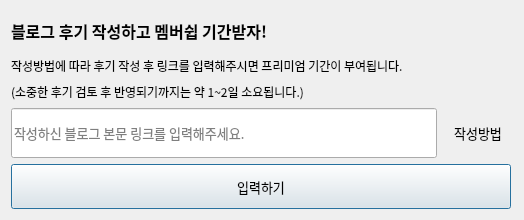
<?xml version="1.0" encoding="UTF-8"?>
<ui version="4.0">
 <class>Dialog</class>
 <widget class="QDialog" name="Dialog">
  <property name="geometry">
   <rect>
    <x>0</x>
    <y>0</y>
    <width>524</width>
    <height>220</height>
   </rect>
  </property>
  <property name="sizePolicy">
   <sizepolicy hsizetype="Preferred" vsizetype="Preferred">
    <horstretch>0</horstretch>
    <verstretch>0</verstretch>
   </sizepolicy>
  </property>
  <property name="minimumSize">
   <size>
    <width>524</width>
    <height>220</height>
   </size>
  </property>
  <property name="maximumSize">
   <size>
    <width>524</width>
    <height>220</height>
   </size>
  </property>
  <property name="font">
   <font>
    <family>KoPubWorld돋움체 Medium</family>
    <pointsize>10</pointsize>
   </font>
  </property>
  <property name="windowTitle">
   <string>Dialog</string>
  </property>
  <layout class="QGridLayout" name="gridLayout">
   <item row="0" column="0">
    <layout class="QVBoxLayout" name="verticalLayout">
     <item>
      <widget class="QLabel" name="label">
       <property name="font">
        <font>
         <family>KoPubWorld돋움체 Bold</family>
         <pointsize>12</pointsize>
         <weight>75</weight>
         <bold>true</bold>
        </font>
       </property>
       <property name="text">
        <string>블로그 후기 작성하고 멤버쉽 기간받자!</string>
       </property>
      </widget>
     </item>
     <item>
      <widget class="QLabel" name="label_2">
       <property name="maximumSize">
        <size>
         <width>16777215</width>
         <height>20</height>
        </size>
       </property>
       <property name="font">
        <font>
         <family>KoPubWorld돋움체 Light</family>
         <pointsize>9</pointsize>
        </font>
       </property>
       <property name="text">
        <string>작성방법에 따라 후기 작성 후 링크를 입력해주시면 프리미엄 기간이 부여됩니다. </string>
       </property>
      </widget>
     </item>
     <item>
      <widget class="QLabel" name="label_4">
       <property name="maximumSize">
        <size>
         <width>16777215</width>
         <height>20</height>
        </size>
       </property>
       <property name="font">
        <font>
         <family>KoPubWorld돋움체 Light</family>
         <pointsize>9</pointsize>
        </font>
       </property>
       <property name="text">
        <string>(소중한 후기 검토 후 반영되기까지는 약 1~2일 소요됩니다.)</string>
       </property>
      </widget>
     </item>
     <item>
      <layout class="QHBoxLayout" name="horizontalLayout">
       <item>
        <widget class="QLineEdit" name="lineEdit">
         <property name="minimumSize">
          <size>
           <width>0</width>
           <height>50</height>
          </size>
         </property>
         <property name="inputMask">
          <string/>
         </property>
         <property name="text">
          <string/>
         </property>
         <property name="frame">
          <bool>true</bool>
         </property>
         <property name="placeholderText">
          <string>작성하신 블로그 본문 링크를 입력해주세요.</string>
         </property>
         <property name="clearButtonEnabled">
          <bool>true</bool>
         </property>
        </widget>
       </item>
       <item>
        <widget class="QLabel" name="label_3">
         <property name="minimumSize">
          <size>
           <width>70</width>
           <height>0</height>
          </size>
         </property>
         <property name="text">
          <string>&lt;a href=&quot;1&quot;&gt;&lt;span style=&quot; color:#000000;&quot; style=&quot;text-decoration:none&quot;&gt;작성방법&lt;/a&gt;</string>
         </property>
         <property name="alignment">
          <set>Qt::AlignCenter</set>
         </property>
         <property name="openExternalLinks">
          <bool>false</bool>
         </property>
         <property name="textInteractionFlags">
          <set>Qt::LinksAccessibleByMouse</set>
         </property>
        </widget>
       </item>
      </layout>
     </item>
     <item>
      <widget class="QPushButton" name="pushButton">
       <property name="minimumSize">
        <size>
         <width>500</width>
         <height>45</height>
        </size>
       </property>
       <property name="maximumSize">
        <size>
         <width>500</width>
         <height>16777215</height>
        </size>
       </property>
       <property name="text">
        <string>입력하기</string>
       </property>
      </widget>
     </item>
    </layout>
   </item>
  </layout>
 </widget>
 <resources/>
 <connections>
  <connection>
   <sender>pushButton</sender>
   <signal>clicked()</signal>
   <receiver>Dialog</receiver>
   <slot>complete_interface()</slot>
   <hints>
    <hint type="sourcelabel">
     <x>405</x>
     <y>181</y>
    </hint>
    <hint type="destinationlabel">
     <x>523</x>
     <y>219</y>
    </hint>
   </hints>
  </connection>
  <connection>
   <sender>label_3</sender>
   <signal>linkActivated(QString)</signal>
   <receiver>Dialog</receiver>
   <slot>check_free()</slot>
   <hints>
    <hint type="sourcelabel">
     <x>480</x>
     <y>127</y>
    </hint>
    <hint type="destinationlabel">
     <x>523</x>
     <y>121</y>
    </hint>
   </hints>
  </connection>
 </connections>
 <slots>
  <slot>complete_interface()</slot>
  <slot>check_free()</slot>
 </slots>
</ui>
